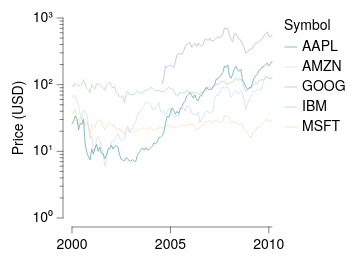

Specify this chart in Vega-Lite:
### Vega-Lite specification from a JSON file in a GitHub repository (floating-point values rounded to 4 significant figures; data arrays with more than 128 entries replaced by an {"elided": "..."} marker saying what was removed)
{"background": null, "config": {"arc": {"fill": "#DBDBDB", "fillOpacity": 1.0, "innerRadius": 25.0, "padAngle": 0.03, "stroke": "black", "strokeOpacity": 1, "strokeWidth": 0.25}, "area": {"fill": "#DBDBDB", "fillOpacity": 1.0, "stroke": "black", "strokeOpacity": 1, "strokeWidth": 0.25}, "axis": {"domain": true, "domainCap": "round", "domainColor": "black", "domainWidth": 0.25, "grid": false, "gridCap": "round", "gridColor": "#F1F1F1", "gridDash": [0, 0], "gridOpacity": 1.0, "gridWidth": 0.25, "labelColor": "black", "labelFont": "Helvetica Neue, HelveticaNeue, Helvetica, Arial, sans-serif", "labelFontSize": 7, "labelFontStyle": "normal", "labelFontWeight": 400, "offset": 4.5, "ticks": true, "tickCap": "round", "tickColor": "black", "tickRound": false, "tickSize": 3, "tickWidth": 0.25, "titleColor": "black", "titleFont": "Helvetica Neue, HelveticaNeue, Helvetica, Arial, sans-serif", "titleFontSize": 7, "titleFontStyle": "normal", "titleFontWeight": 400}, "axisX": {"domain": true, "labelAlign": "center", "labelAngle": 0, "labels": true, "ticks": true, "translate": 0}, "axisY": {"domain": true, "labelAlign": "right", "labelAngle": 0, "labels": true, "ticks": true, "translate": 0}, "axisRight": {"domain": true, "labelAlign": "left", "labelAngle": 0, "labels": true, "ticks": true, "translate": 0}, "axisTop": {"domain": true, "labelAlign": "center", "labelAngle": 0, "labels": true, "ticks": true, "translate": 0}, "axisBand": {"tickOffset": 0}, "bar": {"fill": "#DBDBDB", "fillOpacity": 1.0, "stroke": "black", "strokeOpacity": 1, "strokeWidth": 0.25}, "boxplot": {"size": 9.0, "ticks": {"cornerRadius": 0.25, "fill": "black", "opacity": 1, "size": 4.5, "thickness": 0.25}, "box": {"fillOpacity": 1.0, "stroke": "black", "strokeOpacity": 1, "strokeWidth": 0.25}, "median": {"cornerRadius": 0, "fill": "black", "fillOpacity": 1.0, "opacity": 1, "size": 9.0, "thickness": 0.25}, "rule": {"fill": "black", "fillOpacity": 1.0, "size": 10.0, "stroke": "black", "strokeDash": [0, 0], "strokeOpacity": 1, "strokeWidth": 0.25}, "outliers": {"color": "black", "fill": "black", "fillOpacity": 1.0, "size": 0, "stroke": "black", "strokeOpacity": 1, "strokeWidth": 0.25}}, "circle": {"fill": "black", "fillOpacity": 1.0, "size": 1.25, "stroke": null, "strokeOpacity": 1, "strokeWidth": 0.25}, "errorband": {"band": {"fillOpacity": 0.6, "stroke": null, "strokeWidth": 0.25, "strokeOpacity": 1}, "borders": {"opacity": 0, "strokeOpacity": 0.25, "strokeWidth": 1}}, "errorbar": {"opacity": 1, "rule": {"strokeDash": [0, 0], "strokeWidth": 0.25}, "ticks": {"color": "black", "cornerRadius": 0.125, "opacity": 1, "size": 6.0, "thickness": 0.25}, "thickness": 0.25}, "font": "Helvetica Neue, HelveticaNeue, Helvetica, Arial, sans-serif", "geoshape": {"fill": "#DBDBDB", "fillOpacity": 1.0, "stroke": "black", "strokeOpacity": 1, "strokeWidth": 0.25}, "header": {"labelColor": "black", "labelFont": "Helvetica Neue, HelveticaNeue, Helvetica, Arial, sans-serif", "labelFontSize": 7, "labelFontStyle": "normal", "labelFontWeight": 400, "titleColor": "black", "titleFont": "Helvetica Neue, HelveticaNeue, Helvetica, Arial, sans-serif", "titleFontSize": 7, "titleFontStyle": "normal", "titleFontWeight": 400, "titlePadding": 0}, "legend": {"disable": false, "offset": 4.5, "titlePadding": 4, "labelOffset": 2, "gradientLabelOffset": 2, "gradientLength": 50.0, "gradientThickness": 5.0, "gradientOpacity": 1.0, "gradientStrokeColor": "black", "gradientStrokeWidth": 0.25, "labelColor": "black", "labelFont": "Helvetica Neue, HelveticaNeue, Helvetica, Arial, sans-serif", "labelFontSize": 7, "labelFontStyle": "normal", "labelFontWeight": 400, "strokeColor": "black", "strokeWidth": 0, "symbolSize": 42, "symbolStrokeColor": "black", "symbolStrokeWidth": 0.25, "titleColor": "black", "titleFont": "Helvetica Neue, HelveticaNeue, Helvetica, Arial, sans-serif", "titleFontSize": 7, "titleFontStyle": "normal", "titleFontWeight": 400}, "line": {"color": "black", "stroke": "black", "strokeCap": "round", "strokeDash": [0, 0], "strokeOpacity": 1, "strokeWidth": 0.375}, "point": {"filled": true, "fill": "#DBDBDB", "fillOpacity": 1.0, "size": 5.0, "stroke": "black", "strokeOpacity": 1, "strokeWidth": 0.25}, "range": {"category": ["#5CA7B1", "#CDDEF3", "#B7B3E4", "#B3DAB5", "#F5E1B3", "#3D727B", "#8AA8D2", "#867DAC", "#80A988", "#CBB17A", "#204148", "#59719A", "#584C77", "#507B5F", "#9D824D"], "diverging": {"scheme": ["#C35082", "#CE6D94", "#D989A7", "#E2A4BA", "#EABFCE", "#F1DBE2", "#F6F6F6", "#D7E0EB", "#B9CBE0", "#9BB6D5", "#7DA1C9", "#5F8CBD", "#4177B1"]}, "heatmap": {"scheme": ["#32022B", "#43044D", "#4C196E", "#4D338C", "#484DA6", "#3A68BB", "#1D83CA", "#1D9CCB", "#23B5C9", "#28CDC5", "#4DE0B4", "#91EE9F"]}, "ordinal": {"scheme": ["#F1F1F1", "#DBDBDB", "#C6C6C6", "#B2B2B2", "#9D9D9D", "#898989", "#767676", "#636363", "#515151", "#404040", "#2F2F2F", "#1F1F1F"]}, "ramp": {"scheme": ["#32022B", "#43044D", "#4C196E", "#4D338C", "#484DA6", "#3A68BB", "#1D83CA", "#1D9CCB", "#23B5C9", "#28CDC5", "#4DE0B4", "#91EE9F"]}}, "rule": {"color": "black", "stroke": "black", "strokeCap": "round", "strokeDash": [2, 2], "strokeOpacity": 1, "strokeWidth": 0.25}, "scale": {"bandPaddingInner": 0.1, "bandPaddingOuter": 0.1, "round": false}, "rect": {"fill": "#DBDBDB", "fillOpacity": 1.0, "stroke": "black", "strokeOpacity": 1, "strokeWidth": 0.25}, "square": {"fill": "#DBDBDB", "fillOpacity": 1.0, "size": 10.0, "stroke": "black", "strokeOpacity": 1, "strokeWidth": 0.25}, "text": {"color": "black", "font": "Helvetica Neue, HelveticaNeue, Helvetica, Arial, sans-serif", "fontSize": 7, "fontStyle": "normal", "fontWeight": 400}, "tick": {"color": "black", "cornerRadius": 0.125, "opacity": 1.0, "size": 9.0, "thickness": 0.25}, "title": {"anchor": "middle", "frame": "group", "color": "black", "font": "Helvetica Neue, HelveticaNeue, Helvetica, Arial, sans-serif", "fontSize": 7, "fontStyle": "normal", "fontWeight": 400, "subtitleColor": "black", "subtitleFont": "Helvetica Neue, HelveticaNeue, Helvetica, Arial, sans-serif", "subtitleFontSize": "Helvetica Neue, HelveticaNeue, Helvetica, Arial, sans-serif", "subtitleFontStyle": "normal", "subtitleFontWeight": 400}, "trail": {"color": "black", "opacity": 1, "size": 0.375}, "view": {"continuousWidth": 100, "continuousHeight": 100, "discreteWidth": 100, "discreteHeight": 100, "fill": null, "stroke": null, "strokeWidth": 0.25}}, "layer": [{"data": {"name": "data-b0fe595546d47c5085f225c35730172c"}, "mark": {"type": "line"}, "encoding": {"color": {"field": "symbol", "title": "Symbol", "type": "nominal"}, "x": {"field": "date", "title": null, "type": "temporal"}, "y": {"axis": {"labelExpr": "round(log(datum.value) / log(10)) < 0 ? '10⁻' + (abs(round(log(datum.value) / log(10))) >= 10 ? '⁰¹²³⁴⁵⁶⁷⁸⁹'[floor(abs(round(log(datum.value) / log(10)))/10)] + '⁰¹²³⁴⁵⁶⁷⁸⁹'[abs(round(log(datum.value) / log(10)))%10] : '⁰¹²³⁴⁵⁶⁷⁸⁹'[abs(round(log(datum.value) / log(10)))]) : '10' + (abs(round(log(datum.value) / log(10))) >= 10 ? '⁰¹²³⁴⁵⁶⁷⁸⁹'[floor(abs(round(log(datum.value) / log(10)))/10)] + '⁰¹²³⁴⁵⁶⁷⁸⁹'[abs(round(log(datum.value) / log(10)))%10] : '⁰¹²³⁴⁵⁶⁷⁸⁹'[abs(round(log(datum.value) / log(10)))])", "values": [1, 10, 100, 1000]}, "field": "price", "scale": {"type": "log"}, "title": "Price (USD)", "type": "quantitative"}}}, {"data": {"name": "data-b0fe595546d47c5085f225c35730172c"}, "mark": {"type": "point", "opacity": 0}, "encoding": {"y": {"axis": {"domain": false, "grid": false, "labels": false, "orient": "left", "tickSize": 1.5, "ticks": true, "values": [2, 3, 4, 5, 6, 7, 8, 9, 20, 30, 40, 50, 60, 70, 80, 90, 200, 300, 400, 500, 600, 700, 800, 900]}, "field": "price", "scale": {"base": 10, "domain": [1, 1000], "type": "log"}, "title": null, "type": "quantitative"}}}], "resolve": {"axis": {"y": "independent"}}, "$schema": "https://vega.github.io/schema/vega-lite/v6.4.1.json", "datasets": {"data-b0fe595546d47c5085f225c35730172c": {"elided": "560 records"}}}
